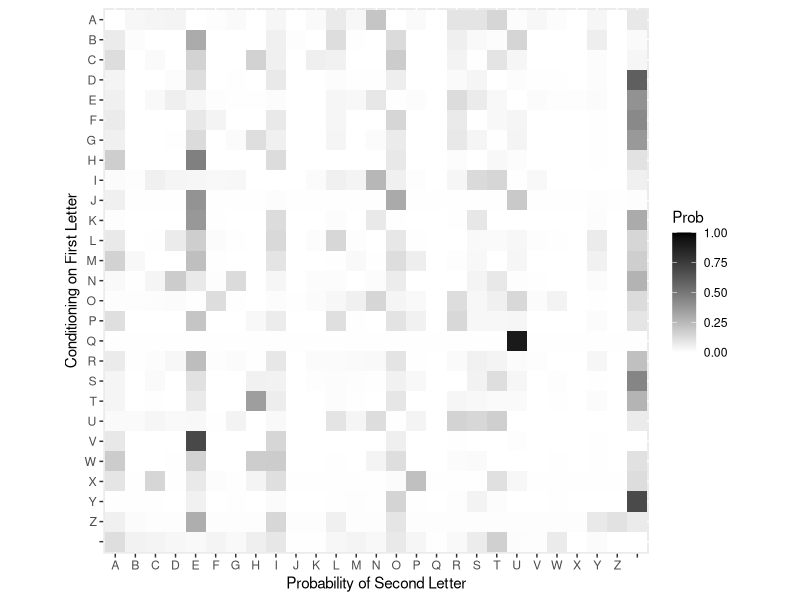

Write R code to recreate this figure. (Note: a time limit stopped this script after it produced the figure.)
f <- function(x)(2.9*sqrt(x) - x**2)

#a. To at least 3 post-decimal digits of accuracy,
#what is the true integral value when a = 0, b1? a = 0, b= 2? (5 Pts)
a <- 0
b1 <- 1
b2 <- 2
integrate(f, a, b1) # interval a to b1
integrate(f, a, b2) # interval a to b2

#b. Using n = 100, 1000, and 10,000, estimate (via MC) the integral for the 
#two combinations of a and b in part (a). Please keep in mind that the area of the plot is different than 1. (10 Pts)
n1 <- 100
n2 <- 1000
n3 <- 10000

#1) b = 1 
set.seed(1) #set the random seed in order to get the same result each time
# n = 100
x <- runif(n1, min = a, max = b1) #generate 100 random values from a to b1 from uniform distribution
I = sum(f(x)) / n1 * (b1 - a) #monte carlo integration
I
# n = 1000
x <- runif(n2, min = a, max = b1)
I = sum(f(x)) / n2 * (b1 - a)
I
# n = 1000
x <- runif(n3, min = a, max = b1)
I = sum(f(x)) / n3 * (b1 - a)
I
#2) b = 2
#n = 100
x <- runif(n1, min = a, max = b2)
I = sum(f(x)) / n1 * (b2 - a)
I
#n = 1000
x <- runif(n2, min = a, max = b2)
I = sum(f(x)) / n2 * (b2 - a)
I
#n = 10000
x <- runif(n3, min = a, max = b2)
I = sum(f(x)) / n3 * (b2 - a)
I

#P2
getwd()
#setwd("/Users/yixuantang/Desktop/18Spring/Mobility/hw4")
library(ggplot2)
library(reshape2)
# Reference letters
ref = readLines('47429-0.txt') # my book: Windfalls by A. G. Gardiner
ref = toupper(ref)

# Create a transition Matrix
transitionMatrix=matrix(0,27,27)
rownames(transitionMatrix)=colnames(transitionMatrix)=c(toupper(letters),"")
lastletter=""

# Check if this can print the lines
for (ln in 1:3) {
  print(ref[ln])
}

# The check is successful, now move on to reading lines
# Loop through each line, within each line loop through each character
for (ln in 1:length(ref)) {
  # Print line number every 1k
  if (ln %% 1000 ==0) {cat("Line",ln,"\n")}
  for (pos in 1:nchar(ref[ln])) { #nchar: count the number of characters 
    curletter=substring(ref[ln],pos,pos)
    if (curletter %in% toupper(letters)) {
      transitionMatrix[rownames(transitionMatrix)==lastletter,
                       colnames(transitionMatrix)==curletter]=
        transitionMatrix[rownames(transitionMatrix)==lastletter,
                         colnames(transitionMatrix)==curletter]+1
      lastletter=curletter
    } else {
      if (lastletter!="") {
        transitionMatrix[rownames(transitionMatrix)==lastletter,27]=
          transitionMatrix[rownames(transitionMatrix)==lastletter,27]+1
        lastletter=""
      }
    }
  }
  curletter=""
  if (lastletter!="") {
    transitionMatrix[rownames(transitionMatrix)==lastletter,27]=
      transitionMatrix[rownames(transitionMatrix)==lastletter,27]+1
  }
  lastletter=""
}

transitionProb=sweep(transitionMatrix+1,1,rowSums(transitionMatrix+1),FUN="/")

# Let's plot this transition probability matrix 
ggplot(melt(transitionProb),aes(Var2,Var1))+geom_tile(aes(fill=value))+
  scale_fill_gradient(low="white",high="black",limits=c(0,1))+
  labs(x="Probability of Second Letter",y="Conditioning on First Letter",fill="Prob")+
  scale_y_discrete(limits = rev(levels(melt(transitionProb)$Var1)))+
  coord_equal()
# b.decode 
# Decoding function
decode <- function(mapping,coded) {
  coded=toupper(coded)
  decoded=coded
  for (i in 1:nchar(coded)) {
    if (substring(coded,i,i) %in% toupper(letters)) {
      substring(decoded,i,i)=toupper(letters[mapping==substring(coded,i,i)])
    }
  }
  decoded
}

# Log probability function
log.prob <- function(mapping,decoded) {
  logprob=0
  
  lastletter=""
  for (i in 1:nchar(decoded)) {
    curletter=substring(decoded,i,i)
    if (curletter %in% toupper(letters)) {
      logprob=logprob+log(transitionProb[rownames(transitionMatrix)==lastletter,
                                         colnames(transitionMatrix)==curletter])
      lastletter=curletter
    } else {
      if (lastletter!="") {
        logprob=logprob+log(transitionProb[rownames(transitionMatrix)==lastletter,27])
        lastletter=""
      }
    }
  }
  
  if (lastletter!="") {
    logprob=logprob+log(transitionProb[rownames(transitionMatrix)==lastletter,27])
    lastletter=""
  }
  logprob
}


codedQuote="RQG LWY C AGG CR CF YOP WXG BOCJB RO EPCDM W RCVG VWNQCJG CJRO W NWX
LQY JOR MO CR LCRQ AOVG ARYDG"

#set.seed(313435) #origin
set.seed(313230) #reset seed

# MCM procedure with 2000 iterations
mapping=sample(toupper(letters)) # initialize a random mapping
i=1
iters=2000
cur.decode=decode(mapping,codedQuote)
cur.loglike=log.prob(mapping,cur.decode)
max.loglike=cur.loglike
max.decode=cur.decode
while (i<=iters) {
  proposal=sample(1:26,2) # select 2 letters to switch
  prop.mapping=mapping
  prop.mapping[proposal[1]]=mapping[proposal[2]]
  prop.mapping[proposal[2]]=mapping[proposal[1]]
  
  prop.decode=decode(prop.mapping,codedQuote)
  prop.loglike=log.prob(prop.mapping,prop.decode)
  
  if (runif(1)<exp(prop.loglike-cur.loglike)) {
    mapping=prop.mapping
    cur.decode=prop.decode
    cur.loglike=prop.loglike
    
    if (cur.loglike>max.loglike) {
      max.loglike=cur.loglike
      max.decode=cur.decode
    }
    
    if (i %% 100 ==0) {cat(i,cur.decode,"\n")}
    i=i+1
  }
}

#double the jump probability and re-run the MCMC process. 

set.seed(313230) #reset seed
# MCM procedure with 2000 iterations
mapping=sample(toupper(letters)) # initialize a random mapping
i=1
iters=10000
cur.decode=decode(mapping,codedQuote)
cur.loglike=log.prob(mapping,cur.decode)
max.loglike=cur.loglike
max.decode=cur.decode
while (i<=iters) {
  proposal=sample(1:26,2) # select 2 letters to switch
  prop.mapping=mapping
  prop.mapping[proposal[1]]=mapping[proposal[2]]
  prop.mapping[proposal[2]]=mapping[proposal[1]]
  
  prop.decode=decode(prop.mapping,codedQuote)
  prop.loglike=log.prob(prop.mapping,prop.decode)
  
  if (runif(1)<exp(prop.loglike-cur.loglike)*2) {
    mapping=prop.mapping
    cur.decode=prop.decode
    cur.loglike=prop.loglike
    
    if (cur.loglike>max.loglike) {
      max.loglike=cur.loglike
      max.decode=cur.decode
    }
    
    if (i %% 100 ==0) {cat(i,cur.decode,"\n")}
    i=i+1
  }
}


# Q3
######################################
## Conservation Law(Actual Dataset) ##
######################################

Filename<-"d04_text_station_5min_2013_01_05.txt"
PeMS <- read.delim(gzfile(Filename), sep="," ,header=FALSE)
dim(PeMS)
PeMS[1,]
TimeInterval<-5
LowTime<-0
UpTime<-length(Filename)*24*60/TimeInterval

#Selection a loop detector station with a given ID, for instance SelectedID=402278
#402828
TrafficCount<-function(upstreamSensorID, downsteramSensorID){
  SelectedID<-upstreamSensorID
  StationData<-subset(PeMS,PeMS[,2]==SelectedID)
  q<-StationData[,10]
  return (q)
}


sensor1 = TrafficCount(401529)  # Upstream Sensor
sensor2 = TrafficCount(401613)  # Downstream Sensor
sensor3 <- TrafficCount(401613)
sensor4 <- TrafficCount(400536)
# Simulated downstream departure flow
set.seed(10009)
SimulatedDeparture<-(sensor2+sample(1:as.integer(sd(sensor2)),288,replace=T)* sample(c(-1,1),288,replace=T))
SimulatedDeparture[which(SimulatedDeparture<0)]=0

N0=500
dT= 5 # minutes
dX= 1 # mile
k0=N0/dX
simulation<-function(inFlow, outFlow){
  for (i in 1:65){ #time step = 65
    plot(NA,NA,xlim=c(0,140),ylim=c(0,100),main="Verifying Conservation Law Using Sensor Data",xlab="Road Section (X)",ylab="",axes = FALSE,frame.plot = TRUE)
    q1=inFlow[i] # veh/minute
    q2=outFlow[i] # veh/minute
    ki = (N0+q1-q2)/dX
    N0=(N0+q1-q2)
    text(40, 90, paste("Time = ",i,sep=""), pos =4,col=2)
    text(40, 80, paste("N = ",N0,sep=""), pos =4,col=4)
    text(-3, 10, paste("q1 = ",q1,sep=""), pos =4,col=2)
    text(120, 10, paste("q2 = ",q2,sep=""), pos =4,col=2)
    text(80, 90, paste("Ki-1 = ",k0,sep=""), pos =4,col=4)
    text(80, 80, paste("Ki = ",ki,sep=""), pos =4,col=4)
    text(40,70,paste("Delta_q = ", q2-q1), pos =4,col=4)
    text(80,70,paste("Delta_k = ", ki-k0), pos =4,col=4)
    rect(xleft=20, ybottom=20, xright=120, ytop=60, density = NULL, angle = 45, col = "gray", border = 3,  lwd = 1)
    color ="yellow"
    if(120-ki/5000*120>120){
      color="red"
    }
    rect(xleft=120-ki/5000*120, ybottom=20, xright=120, ytop=60, density = NULL, angle = 45, col =color, border = 3,  lwd = 1)
    k0 = ki
    Sys.sleep(0.3)
  }  
}

# Simulate with actual arrival and departure flows
simulation(sensor1, sensor2)

#Repeat above step but use sensor 401613 as input and sensor 400536 as the output, 
#check the results at time step = 65 (Note: The section length is 0.59 miles now. 
simulation(sensor3, sensor4)
